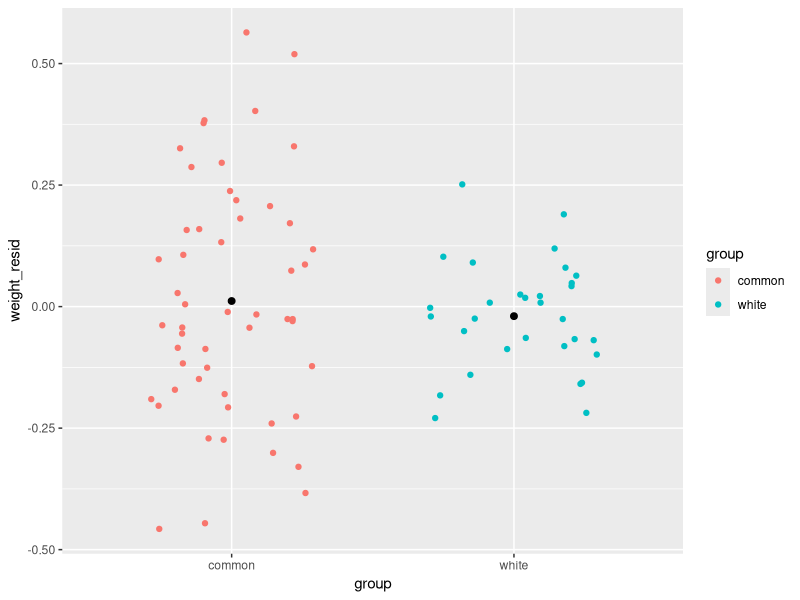
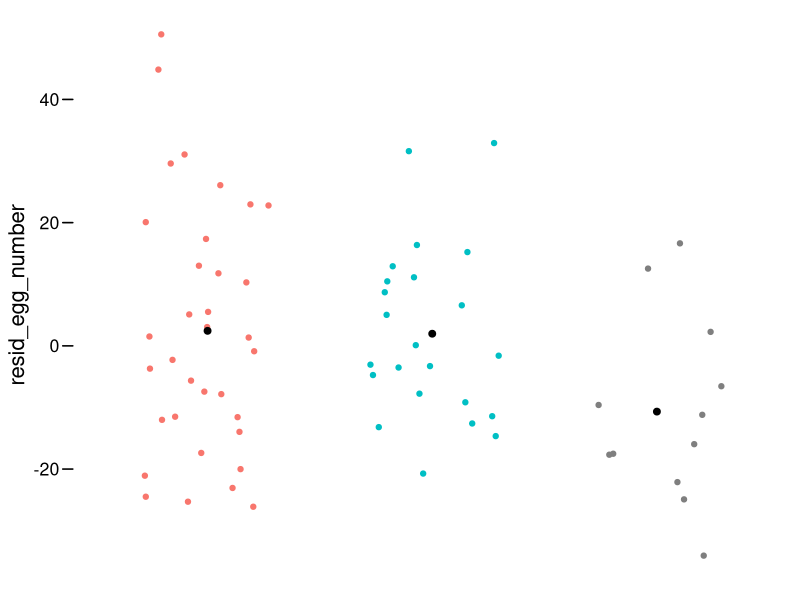
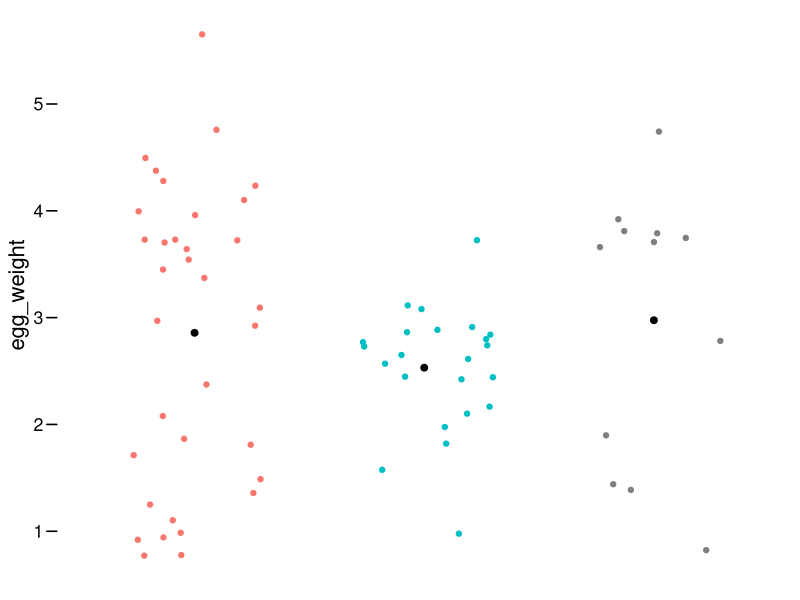
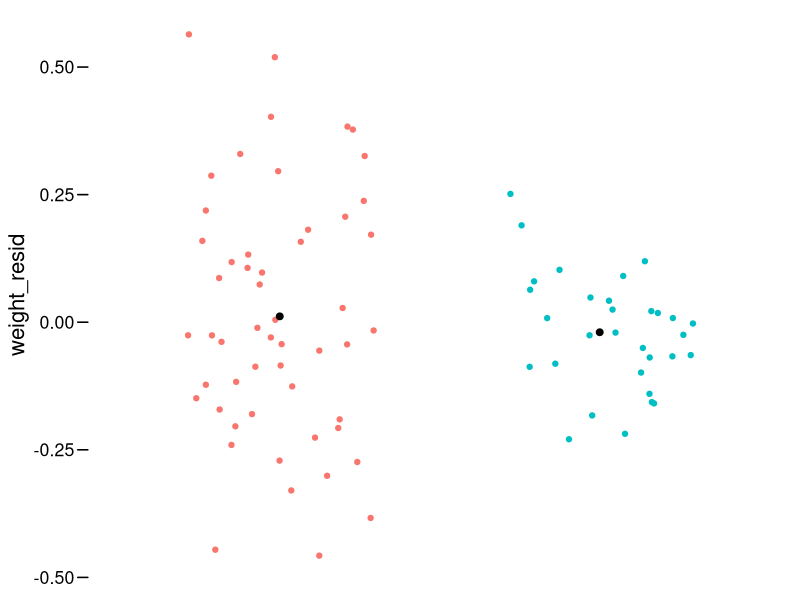

These charts were generated, in order, by the following R code: (Note: this script raises an error after producing the figures.)
######################################################################
# Analysis of egg and testes data
# Kieran Samuk - Apr 2016
######################################################################

######################################################################
# Libraries
######################################################################

library("dplyr")
library("tidyr")
library("ggplot2")
library("ggthemes")
library("broom")

list.files("functions", full.names = TRUE) %>% sapply(source) %>% invisible

select<- dplyr::select #allows dplyr to use select when MASS package is loaded

# the white stickleback palatte
whtstbk_palatte <- c("#77AB43", "#008FD5", "#BDBDBD")

######################################################################
# input data + formatting
######################################################################

# raw morphometrics data for 2014 (std. length, spines, landmarks)
repro_df <- read.csv("data/eggs_testes_data.csv")

# meta data file from genotypic analysis
meta_df <- read.csv("metadata/mega_meta.csv")

# harmonize ids
repro_df <- repro_df %>%
  mutate(population = gsub("2014", "", population)) %>%
  mutate(id = paste0(population, individual) %>% gsub("CP[a-zA-Z]*", "CP", .))

# join meta data to morpho data

# prep meta data for join

meta_df <- meta_df %>%
  select(id, cluster, sex) %>%
  rename(geno_sex = sex)

# join in cluster/geno sex and remove landmark data (explored in 01_body...)
repro_df  <- left_join(repro_df , meta_df, by = "id") %>%
  select(-membership, -note, -species, -individual, -population)

egg_df <- repro_df %>%
  filter(!is.na(egg.diameter.1)) %>%
  select(-matches("test"))

test_df <- repro_df %>%
  filter(!is.na(teste.length.1)) %>%
  select(-matches("egg"))

######################################################################
# egg data
######################################################################

egg_df <- gather(egg_df, key = egg_number, value = diameter, -egg.number, -weight..mg., -std.length, - depth.1, -id, -cluster, -sex, -sequenced., -geno_sex)

# calculate the mean egg diameter for each individual (there are ~10 each)
mean_dia <- egg_df %>%
  group_by(id) %>%
  summarise(mean_diameter = mean(diameter, na.rm = TRUE), sd_diameter = sd(diameter, na.rm = TRUE))

# join means back to egg data
egg_df <- left_join(mean_dia, egg_df) %>%
  select(id, sex, geno_sex, sequenced., cluster, mean_diameter, sd_diameter, egg.number, weight..mg., std.length, depth.1) %>%
  distinct()

# fix names
names(egg_df) <- c("id", "sex", "geno_sex", "sequenced", "cluster", "mean_diameter", "sd_diameter", 
                   "egg_number", "egg_weight", "std_length", "body_depth")

# group cbr and and mainland commons
egg_df$group <- ifelse(egg_df$cluster == "wht", "white", "common")

# filter outliers
egg_df <- egg_df %>%
  filter(egg_number < 150) %>%
  filter(id != "SR37") %>% 
  filter(!is.na(egg_number))%>% 
  filter(!is.na(std_length))

# residual egg number
resid <- egg_df %>%
  do(augment(lm(egg_number ~ std_length, data=.))) %>%
  ungroup %>%
  select(.resid) %>%
  unlist %>% as.numeric

egg_df$resid_egg_number <- resid 

######################################################################
# testis data
######################################################################

test_df <- repro_df %>%
  filter(!is.na(teste.length.1)) %>%
  filter(!is.na(teste.length.2)) %>%
  select(-matches("egg"))

# combine cbr and mainland commons
test_df$group <- ifelse(test_df$cluster == "wht", "white", "common")

# filter individual who was genotypically determined to be female, but is somehow in this dataset
test_df <- test_df %>%
  filter(!is.na(group)) %>%
  filter(id != "SR128")

# residual weight of testes
resid <- test_df %>%
  do(augment(lm(weight..mg. ~ std.length, data=.))) %>%
  select(.resid) %>%
  unlist %>% as.numeric

test_df$weight_resid <- resid

test_df %>%
  ggplot(aes(x = group, y = weight_resid, color = group, label = id, group = group))+
  #stat_summary(fun.data = mean_cl_boot, geom = "errorbar", width = 0.2)+
  geom_jitter(width = 0.3)+
  stat_summary(fun.data = mean_cl_boot, size = 1, geom = "errorbar", width = 0.2, color = "black", position = position_dodge()) + 
  stat_summary(fun.y = mean, geom = "point", color = "black", position = position_dodge(), size = 2)
  
######################################################################
# plots
###################################################################### 
  
theme_all <- theme_base()+
  theme(legend.position = "none",
        axis.text.x = element_blank(),
        axis.title.x = element_blank(),
        panel.border = element_blank(),
        panel.background = element_rect(color = "white"), 
        plot.background = element_rect(color = "white"),
        axis.ticks.x = element_blank())

# residual egg number
egg_df %>%
  ggplot(aes(x = group, y = resid_egg_number, color = group, label = id, group = group))+
  geom_jitter(width = 0.3)+
  stat_summary(fun.data = mean_cl_boot, size = 1, geom = "errorbar", width = 0.2, color = "black") + 
  stat_summary(fun.y = mean, geom = "point", color = "black", size =2)+
  theme_all

# egg weight
egg_df %>%
  ggplot(aes(x = group, y = egg_weight, color = group, label = id, group = group))+
  geom_jitter(width = 0.3)+
  stat_summary(fun.data = mean_cl_boot, size = 1, geom = "errorbar", width = 0.2, color = "black") + 
  stat_summary(fun.y = mean, geom = "point", color = "black", size =2)+
  theme_all

# testes mass
test_df %>%
  ggplot(aes(x = group, y = weight_resid, color = group, label = id, group = group))+
  #stat_summary(fun.data = mean_cl_boot, geom = "errorbar", width = 0.2)+
  geom_jitter(width = 0.3)+
  stat_summary(fun.data = mean_cl_boot, size = 1, geom = "errorbar", width = 0.2, color = "black") + 
  stat_summary(fun.y = mean, geom = "point", color = "black", size = 2)+
  theme_all

######################################################################
# prepare collated data
######################################################################   

egg_tmp <- egg_df %>%
  select(id, mean_diameter, sd_diameter, egg_number, egg_weight) %>%
  rename(egg_diameter_mean = mean_diameter) %>%
  rename(egg_diameter_sd = sd_diameter)

test_tmp <- test_df %>%
  select(id, teste.length.1, teste.length.2, teste.width.1, teste.width.2, weight..mg., weight_resid) %>%
  rename(testis_weight = weight..mg.) %>%
  group_by(id) %>%
  mutate(testis_length_mean = (teste.length.1 + teste.length.2)/2)%>%
  mutate(testis_width_mean = (teste.width.1 + teste.width.2)/2) %>%
  ungroup %>%
  select(id, testis_length_mean, testis_width_mean, testis_weight)

egg_tmp$sex <- "F"
test_tmp$sex <- "M"

repro_df_tmp <- full_join(egg_tmp, test_tmp)

write.table(repro_df_tmp,file = "data/collated/raw_repro_data.txt", quote = FALSE, row.names = FALSE)

